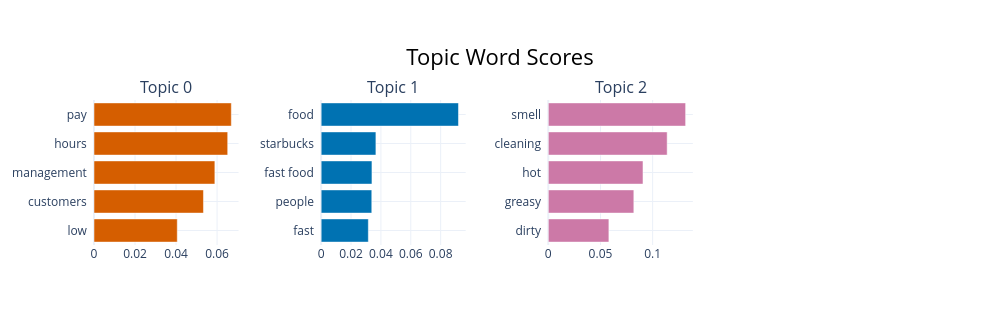

The notebook cell this image was saved under:
### Code cell
topic_model_sub.visualize_barchart()

### Figure 1 — Plotly figure (JSON) as saved in the notebook; plotly's stock layout.template omitted (floating-point values rounded to 4 significant figures)
{"data": [{"marker": {"color": "#D55E00"}, "orientation": "h", "type": "bar", "x": [0.0406, 0.05337, 0.05892, 0.06518, 0.06695], "xaxis": "x", "y": ["low  ", "customers  ", "management  ", "hours  ", "pay  "], "yaxis": "y"}, {"marker": {"color": "#0072B2"}, "orientation": "h", "type": "bar", "x": [0.03159, 0.0339, 0.03401, 0.03665, 0.09193], "xaxis": "x2", "y": ["fast  ", "people  ", "fast food  ", "starbucks  ", "food  "], "yaxis": "y2"}, {"marker": {"color": "#CC79A7"}, "orientation": "h", "type": "bar", "x": [0.05807, 0.08198, 0.09075, 0.1139, 0.1316], "xaxis": "x3", "y": ["dirty  ", "greasy  ", "hot  ", "cleaning  ", "smell  "], "yaxis": "y3"}], "layout": {"annotations": [{"font": {"size": 16}, "showarrow": false, "text": "Topic 0", "x": 0.0875, "xanchor": "center", "xref": "paper", "y": 1, "yanchor": "bottom", "yref": "paper"}, {"font": {"size": 16}, "showarrow": false, "text": "Topic 1", "x": 0.3625, "xanchor": "center", "xref": "paper", "y": 1, "yanchor": "bottom", "yref": "paper"}, {"font": {"size": 16}, "showarrow": false, "text": "Topic 2", "x": 0.6375, "xanchor": "center", "xref": "paper", "y": 1, "yanchor": "bottom", "yref": "paper"}], "height": 325, "hoverlabel": {"bgcolor": "white", "font": {"family": "Rockwell", "size": 16}}, "showlegend": false, "title": {"font": {"color": "Black", "size": 22}, "text": "Topic Word Scores", "x": 0.5, "xanchor": "center", "yanchor": "top"}, "width": 1000, "xaxis": {"anchor": "y", "domain": [0, 0.175], "showgrid": true}, "xaxis2": {"anchor": "y2", "domain": [0.275, 0.45], "showgrid": true}, "xaxis3": {"anchor": "y3", "domain": [0.55, 0.725], "showgrid": true}, "xaxis4": {"anchor": "y4", "domain": [0.825, 1], "showgrid": true}, "yaxis": {"anchor": "x", "domain": [0, 1], "showgrid": true}, "yaxis2": {"anchor": "x2", "domain": [0, 1], "showgrid": true}, "yaxis3": {"anchor": "x3", "domain": [0, 1], "showgrid": true}, "yaxis4": {"anchor": "x4", "domain": [0, 1], "showgrid": true}}}
